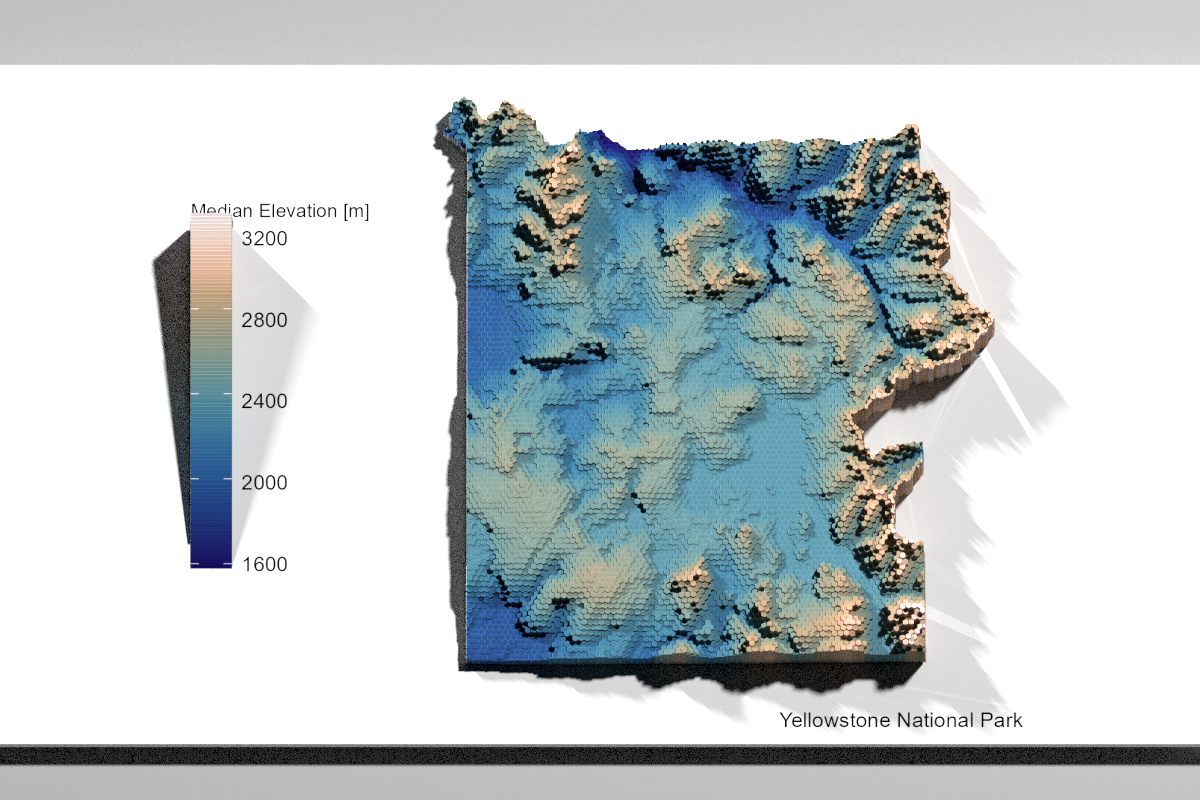

Here is the R script that generated this plot:
## hexagons yellowstone nat'l park

library(sf)
library(dplyr)
library(ggplot2)
library(elevatr)
library(terra)
library(twriTemplates)
library(scico)
library(rayshader)


parks <- st_read("https://raw.githubusercontent.com/imran-5/National_Parks.Geo.JSON/master/US/Polygons/national_parks_polygons.geojson")


yellowstone <- parks %>%
  filter(parkname == "Yellowstone") %>%
  st_transform(crs = 32612)

ggplot(yellowstone) +
  geom_sf()


elevation <- get_elev_raster(yellowstone, z = 12)

elevation <- rast(elevation)
elevation <- project(elevation, y = "epsg:32612")

## create and extent polygon
elev_ext <- as.polygons(ext(elevation), crs=crs(elevation))
elev_ext <- st_as_sf(elev_ext)

## create a hexagon grid in the extent polygon
hexagons <- st_make_grid(elev_ext,
                         n = c(100,100),
                         square = FALSE,
                         crs = crs(elev_ext))

hexagons <- vect(hexagons)  
crs(hexagons) <- crs(elevation)

## calculate the mean raster values in each polygon
elev_summary <- extract(x = elevation,
                         y = hexagons,
                         fun = median,
                         na.rm = TRUE)

## extract returns a matrix, need to get the data back
## into hexagons 
values(hexagons) <- data.frame(ID = 1:nrow(hexagons))
hexagons <- merge(hexagons, data.frame(elev_summary))
values(hexagons) <- data.frame(elev_summary)

names(hexagons) <- c("ID", "Elevation")

plot(hexagons, "Elevation")

## erase parts of hexagons outside of the park
yellowstone <- terra::vect(yellowstone)

clipped_hexagons <- terra::intersect(hexagons, yellowstone)
plot(clipped_hexagons, "Elevation")


clipped_hexagons <- st_as_sf(clipped_hexagons)


ggplot(clipped_hexagons) +
  geom_sf(aes(fill = Elevation), color = NA) +
  scale_fill_scico("Median Elevation [m]", palette = "lapaz") +
  guides(fill = guide_colorbar(barheight = 10)) +
  #theme_TWRI_print() +
  theme(panel.grid = element_blank(),
        legend.position = "left",
        legend.direction = "vertical",
        panel.background = element_rect(fill = "white", color = NULL),
        axis.text = element_blank(),
        axis.ticks = element_blank(),
        legend.title = element_text(size = 8)) +
  labs(caption = "Yellowstone National Park")-> p1
p1

## make 3D ggplot
plot_gg(p1, 
        multicore = TRUE, 
        width = 4*1.777, 
        height = 4,
        solidcolor = "white",
        theta = 0,
        phi = 80,
        fov = 0,
        zoom = .5,
        background = "grey80",
        windowsize = c(1200,800))
render_highquality(filename = "Day4/Day4.png",
                   #light = FALSE,
                   lightdirection = 45, 
                   lightaltitude = 60,
                   lightintensity = 1000,
                   samples = 1000, #lower this to get faster rendering
                   sample_method = "sobol",
                   parallel = TRUE,
                   width = 1200,
                   height = 800,
                   ground_material = rayrender::diffuse(color = "grey40"),
                   clear = TRUE)
